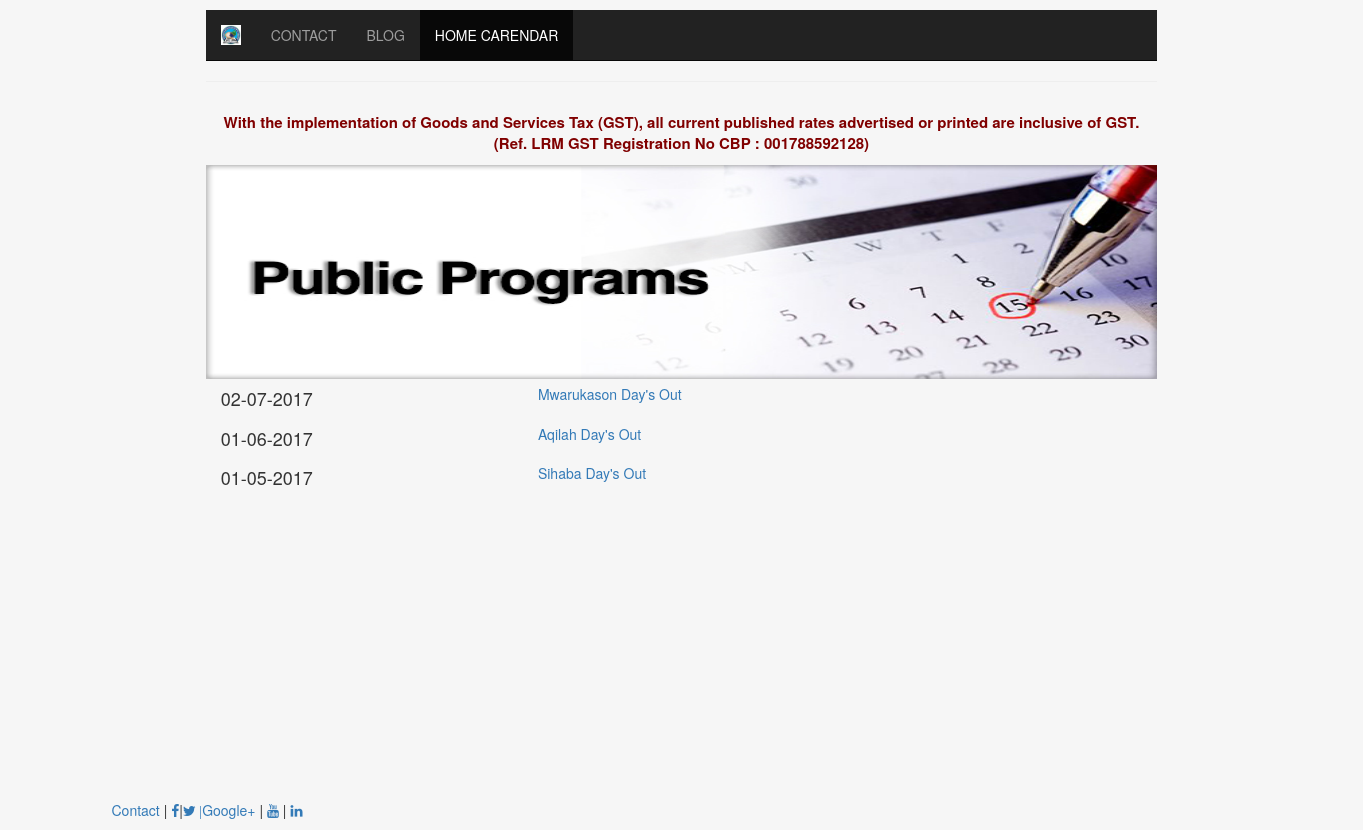
Screenshot of /blog/ with the database file from the repository.
### blog/models.py (models this page shows, shortened)
class Post(models.Model):
    title = models.CharField(max_length=140)
    body = models.TextField()
    date = models.DateTimeField()

### blog/templates/blog/blog.html (shortened to what this page needs)
{% extends "personal/header.html" %}
{% load staticfiles %}
{% block content %}
  {% for post in object_list %}
    <div class="row" style="margin: 0 auto;">
      <div class="col-xs-4 col-sm-4 col-md-4 col-lg-4">
        <h4>{{ post.date|date:"d-m-Y" }}</h4>
      </div>
      <div class="col-xs-8 col-sm-8 col-md-8 col-lg-8" style="padding-top:5px;">
        <a href="/blog/{{post.id}}">{{post.title}}</a>
      </div>
    </div>
  {% endfor %}
{% endblock %}

### personal/templates/personal/header.html (shortened to what this page needs)
<!DOCTYPE html>
<html lang="en">
  <head>
    {% load staticfiles %}
    <link rel="stylesheet" href="{% static 'personal/css/bootstrap.min.css' %}" type = "text/css"/>
    <link rel="stylesheet" href="https://cdnjs.cloudflare.com/ajax/libs/font-awesome/4.7.0/css/font-awesome.min.css">
  </head>
  <body class="body" style="background-color:#f6f6f6">
	<div class="container" style="min-height:100%; width:72%">
    <div class="navbar-wrapper" style="padding-top:10px;">
       <nav class="navbar navbar-inverse navbar-static-top">
         <div class="container">
           <div class="navbar-header">
             <img src="{% static 'personal/images/egg.jpg' %}" class="navbar-brand" style='max-height:100px;' alt="face">
           </div>
           <div id="navbar" class="navbar-collapse collapse t navbar-center">
             <ul class="nav navbar-nav">
               <li><a href="/contact/">CONTACT</a></li>
               <li><a href="/blog/">BLOG</a></li>
               <li class="active"><a href="/">HOME CARENDAR</a></li>
             </ul>
           </div>
         </div>
       </nav>
   </div><hr>
   <div class="headtop">
     With the implementation of Goods and Services Tax (GST), all current published rates advertised or printed are inclusive of GST. (Ref. LRM GST Registration No CBP : 001788592128)
   </div>
   <div class="">
     <img src="{% static 'personal/images/calendar_banner.jpg' %}" alt="" style="width:100%;height:214px;">
   </div>
		<div class="row" >
		  <div class="col-m-12">
			<div class='container' style="width:100%;">
			   {% block content %}
			   {% endblock %}
			</div>
		  </div>
		</div>
	</div>
	<footer>
		<div class="container">
			<p><a href="/contact/">Contact</a> | <a href="#" target="blank" class="fa fa-facebook"></a>|<a href="#" class="fa fa-twitter" target="blank"> | <a href="#" target="blank">Google+</a> | <a href="#" class="fa fa-youtube"></a> | <a href="#" class="fa fa-linkedin"></a></p>
		</div>
	</footer>
  </body>
</html>

### personal/templates/personal/header.html (style rules this page uses)
html, body { height:100%; }
.headtop { font-size:15px; color:maroon; font-weight:bold; text-align:center; padding:10px }

### rows the page displays
Post: date "02-07-2017", title "Mwarukason Day's Out"
Post: date "01-06-2017", title "Aqilah Day's Out"
Post: date "01-05-2017", title "Sihaba Day's Out"
